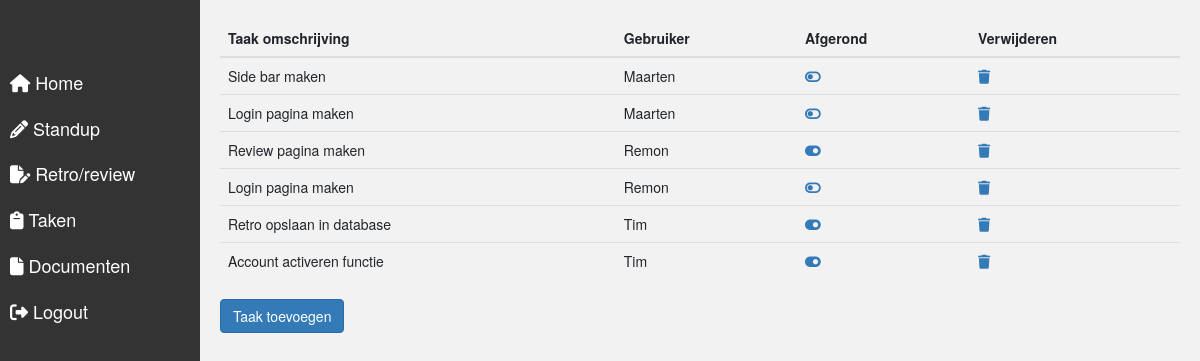
Page /Taken-dashboard.php on the earlier database version.
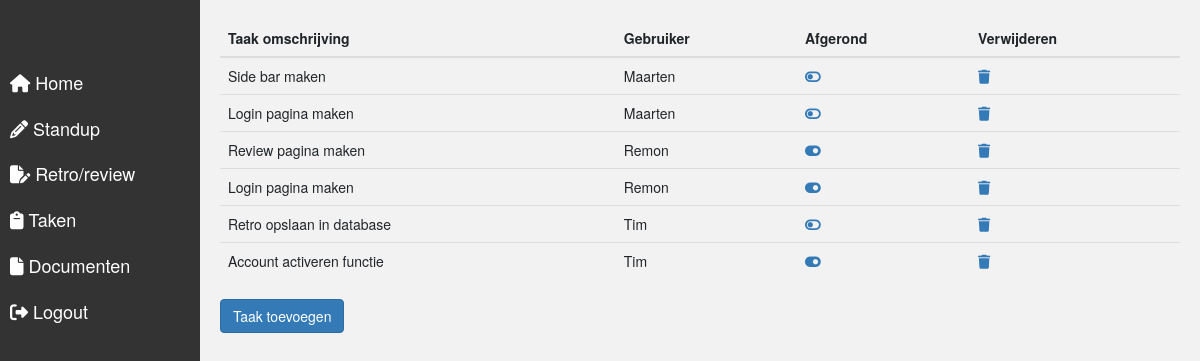
Same page on the later database version.
### tables this page shows
CREATE TABLE `taken` (
  `id` int(11) NOT NULL,
  `naam` varchar(50) NOT NULL,
  `userId` int(11) DEFAULT NULL,
  `isCompleted` int(1) NOT NULL DEFAULT 0,
  `groepId` int(11) NOT NULL DEFAULT 0
);

CREATE TABLE `users` (
  `id` int(11) NOT NULL,
  `naam` varchar(50) NOT NULL,
  `email` varchar(75) NOT NULL,
  `password` varchar(250) DEFAULT NULL,
  `isActivated` int(1) NOT NULL DEFAULT 0,
  `role` int(1) NOT NULL,
  `activationCode` varchar(50) NOT NULL,
  `activatedOn` datetime DEFAULT NULL
);

### Handlers/Services.php (the view, shortened to what this page needs)
<?php
class Services
{
    function __construct($conn)
    {
        $this->connection = $conn;
    }
}
class UserServices extends Services
{
    private $connection;
    public function __construct($conn)
    {
        $this->connection = $conn;
    }
    public function GetUserById($userId)
    {
        $query = "SELECT * FROM users WHERE `id`=?";
        $stmt = mysqli_prepare($this->connection, $query);
        mysqli_stmt_bind_param($stmt, 'i', $userId);
        mysqli_stmt_execute($stmt);
        $result = mysqli_stmt_get_result($stmt);
        return mysqli_fetch_object($result, 'user');
    }
}
class TaskServices extends Services
{
    private $connection;
    public function __construct($conn)
    {
        $this->connection = $conn;
    }
    public function GetAllTasks($groepId)
    {
        $userService = new UserServices($this->connection);
        $query = "SELECT * FROM taken";
        $result = $this->connection->query($query);
        foreach ($result as $row) {
            $title = $row['naam'];
            $user = $userService->GetUserById($row['userId']);
            $class = "";
            if ($row['isCompleted']) {
                $class = "fa fa-toggle-on";
            } elseif (!$row['isCompleted']) {
                $class = "fa fa-toggle-off";
            }
            if(!empty(@$user->naam) || @$user->naam != null){
                $naam = $user->naam;
            } else {
                $naam = "";
            }
            echo "
            <tr>
                <td scope='row'>" . $title . "</td>
                <td scope='row'>". $naam . "</td>
                <td scope='row'> <a href='?changeTaakId=".$row['id']."&status=" . $row['isCompleted'] . "'><i class='". $class ."'></i></a></td>
                <td scope='row'> <a href='?deleteTaakId=".$row['id']."'><i class='fa-solid fa-trash'></i></a></td>
            </tr>";
        }
    }
}

### sidebar.php (shortened to what this page needs)
<!DOCTYPE html>
<html lang="nl">
<head>
    <link rel="stylesheet" href="Styles/Style.css">
    <link rel="stylesheet" href="https://cdn.jsdelivr.net/npm/bootstrap@4.3.1/dist/css/bootstrap.min.css">
</head>
<body>
    <div class="sidebar">
        <a href="index.php"><i class="fa fa-home"></i> Home</a>
        <?php
        $user_role = $_SESSION['role'];
        if ($user_role == 0) {
          ?>
        <a href="Standupinvulscherm.php"><i class="fa-sharp fa-solid fa-pencil"></i> Standup</a>
        <a href="retroinvulscherm.php"><i class="fa-solid fa-file-pen"></i> Retro/review</a>
        <a href="Taken-dashboard.php"><i class="fa-solid fa-clipboard"></i> Taken</a>
        <?php
        } else if ($user_role == 1) {
          ?>
        <a href="Account-dashboard.php"><i class="fa fa-users"></i> Accounts</a>
        <a href="scrumDashboard.php"><i class="fa fa-users-rectangle"></i> Groepen</a>
        <?php
        }
        ?>
        <a href="#"><i class="fa fa-file"></i> Documenten</a>
        <a href="logout.php"><i class="fa fa-sign-out"></i> Logout</a>
    </div>
</body>
</html>

### Taken-dashboard.php (shortened to what this page needs)
<?php
    include('sidebar.php');
    include "config/dbconn.php";
    require('Handlers/Services.php');
    $taskService = new TaskServices($conn);
    $userService = new UserServices($conn);
    $groepId = $userService->GetGroupId($_SESSION['id']);
?>
<!DOCTYPE html>
<html lang="nl">
<head>
    <link rel="stylesheet" href="https://maxcdn.bootstrapcdn.com/bootstrap/3.4.1/css/bootstrap.min.css">
</head>
<body>
    <div class="content">
        <table class="table">
            <thead>
                <tr>
                    <th scope="col">Taak omschrijving</th>
                    <th scope="col">Gebruiker</th>
                    <th scope="col">Afgerond</th>
                    <th scope="col">Verwijderen</th>
                </tr>
            </thead>
            <tbody>
                <?php
                $taskService->GetAllTasks($groepId);
                ?>
            </tbody>
        </table>
        <div class="p-10 bt">
            <button type="button" class="btn btn-primary" data-toggle="modal" data-target="#myModal">Taak
                toevoegen</button>
        </div>
    </div>
</body>
</html>

### Styles/Style.css (style rules this page uses)
.content { margin-left: 200px; padding: 20px; height: 100vh; display: flex; flex-direction: column; background-color: #f2f2f2; }

### sidebar.php (style rules this page uses)
.sidebar { height: 100%; width: 200px; position: fixed; display: block; z-index: 1; top: 0; left: 0; background-color: #333; overflow-x: hidden; padding-top: 60px; }
.sidebar a { padding: 10px; text-decoration: none; font-size: 18px; color: #fff; display: block; }

Differences in the rows shown:
changed taken (number 4 of 6 on the later page): isCompleted 0 → 1 (drawn)
changed taken "Retro opslaan in database": isCompleted 1 → 0 (drawn)
